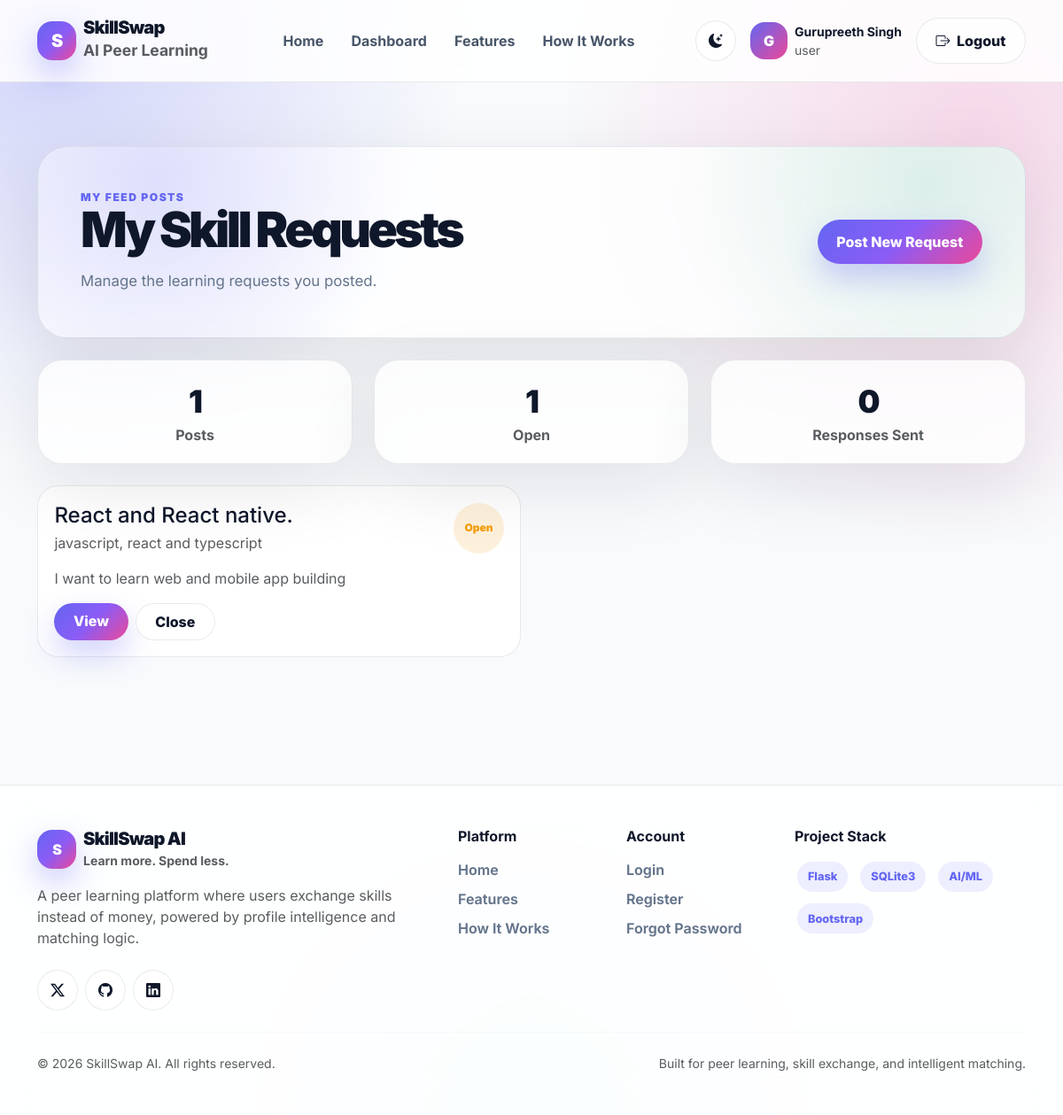
The page /my-skill-posts (signed in) on the database its author committed.
### app.py (models this page shows)
class User(db.Model):
    id = db.Column(db.Integer, primary_key=True)
    full_name = db.Column(db.String(120), nullable=False)
    email = db.Column(db.String(150), unique=True, nullable=False)
    password = db.Column(db.String(255), nullable=False)
    role = db.Column(db.String(50), default="user")
    skills_offered = db.Column(db.String(255), default="")
    skills_wanted = db.Column(db.String(255), default="")
    reset_token = db.Column(db.String(255), nullable=True)
    created_at = db.Column(db.DateTime, default=datetime.utcnow)

class SkillRequestPost(db.Model):
    id = db.Column(db.Integer, primary_key=True)
    user_id = db.Column(db.Integer, db.ForeignKey("user.id"), nullable=False)
    title = db.Column(db.String(180), nullable=False)
    skill_needed = db.Column(db.String(150), nullable=False)
    description = db.Column(db.Text, nullable=False)
    preferred_exchange_skill = db.Column(db.String(150), nullable=True)
    status = db.Column(db.String(50), default="open")
    created_at = db.Column(db.DateTime, default=datetime.utcnow)
    closed_at = db.Column(db.DateTime, nullable=True)
    user = db.relationship("User", backref="skill_request_posts")

### app.py (the view)
@app.route("/my-skill-posts")
def my_skill_posts():
    if not login_required():
        flash("Please login first.", "danger")
        return redirect(url_for("login"))
    user = get_logged_user()
    posts = SkillRequestPost.query.filter_by(
        user_id=user.id
    ).order_by(SkillRequestPost.created_at.desc()).all()
    feed_stats = get_skill_feed_stats_for_user(user.id)
    return render_template(
        "my_skill_posts.html",
        user=user,
        posts=posts,
        feed_stats=feed_stats
    )

### app.py (called while the page is built)
def login_required():
    return "user_id" in session

def get_logged_user():
    if "user_id" in session:
        return User.query.get(session["user_id"])
    return None

def get_skill_feed_stats_for_user(user_id):
    return {
        "posts": SkillRequestPost.query.filter_by(user_id=user_id).count(),
        "open_posts": SkillRequestPost.query.filter_by(user_id=user_id, status="open").count(),
        "responses": SkillRequestResponse.query.filter_by(responder_id=user_id).count(),
    }

### templates/my_skill_posts.html (shortened to what this page needs)
{% extends "base.html" %}
{% block content %}
<section class="easy-page-section">
  <div class="container">
    <div class="easy-hero-card mb-4">
      <div class="d-flex flex-column flex-lg-row justify-content-between align-items-lg-center gap-3">
        <div>
          <div class="section-eyebrow">My Feed Posts</div>
          <h1 class="easy-title">My Skill Requests</h1>
          <p class="section-subtitle mb-0">Manage the learning requests you posted.</p>
        </div>
        <a href="{{ url_for('add_skill_feed_post') }}" class="premium-btn premium-btn-primary">Post New Request</a>
      </div>
    </div>
    <div class="row g-4 mb-4">
      <div class="col-md-4"><div class="easy-stat-card"><div class="stat-number">{{ feed_stats.posts }}</div><div class="text-muted fw-bold">Posts</div></div></div>
      <div class="col-md-4"><div class="easy-stat-card"><div class="stat-number">{{ feed_stats.open_posts }}</div><div class="text-muted fw-bold">Open</div></div></div>
      <div class="col-md-4"><div class="easy-stat-card"><div class="stat-number">{{ feed_stats.responses }}</div><div class="text-muted fw-bold">Responses Sent</div></div></div>
    </div>
    {% if posts %}
      <div class="row g-4">
        {% for post in posts %}
          <div class="col-lg-6">
            <div class="easy-card h-100">
              <div class="d-flex justify-content-between gap-3 mb-3">
                <div>
                  <h4 class="fw-black mb-1">{{ post.title }}</h4>
                  <p class="text-muted mb-0">{{ post.skill_needed }}</p>
                </div>
                <span class="easy-status status-{{ post.status }}">{{ post.status }}</span>
              </div>
              <p class="text-muted">{{ post.description[:160] }}{% if post.description|length > 160 %}...{% endif %}</p>
              <div class="d-flex gap-2 flex-wrap">
                <a href="{{ url_for('skill_feed_detail', post_id=post.id) }}" class="premium-btn premium-btn-primary py-2">View</a>
                {% if post.status == "open" %}
                  <form method="POST" action="{{ url_for('close_skill_feed_post', post_id=post.id) }}">
                    <button class="premium-btn premium-btn-soft py-2" type="submit">Close</button>
                  </form>
                {% endif %}
              </div>
            </div>
          </div>
        {% endfor %}
      </div>
    {% else %}
      <div class="easy-empty-state">
        <i class="bi bi-rss"></i>
        <h5 class="fw-black mt-3">No posts yet</h5>
        <p class="text-muted mb-0">Create your first skill request post.</p>
      </div>
    {% endif %}
  </div>
</section>
{% endblock %}

### templates/base.html (shortened to what this page needs)
<!DOCTYPE html>
<html lang="en" data-theme="light">
<head>
  <link href="https://cdn.jsdelivr.net/npm/bootstrap@5.3.3/dist/css/bootstrap.min.css" rel="stylesheet">
  <link href="https://cdn.jsdelivr.net/npm/bootstrap-icons@1.11.3/font/bootstrap-icons.css" rel="stylesheet">
  <link rel="stylesheet" href="{{ url_for('static', filename='css/style.css') }}">
</head>
<body>
<div class="app-shell">
  <nav class="navbar navbar-expand-lg modern-navbar sticky-top py-3">
    <div class="container">
      <a href="{{ url_for('home') }}" class="navbar-brand d-flex align-items-center gap-2">
        <span class="brand-logo">S</span>
        <span>
          <span class="brand-title d-block lh-1">SkillSwap</span>
          <small class="text-muted fw-bold">AI Peer Learning</small>
        </span>
      </a>
      <div class="collapse navbar-collapse" id="mainNav">
        <ul class="navbar-nav mx-auto gap-lg-1">
          <li class="nav-item"><a class="nav-link" href="{{ url_for('home') }}">Home</a></li>
          {% if session.get("user_id") %}
            {% if session.get("role") == "superadmin" %}
              <li class="nav-item"><a class="nav-link" href="{{ url_for('superadmin_dashboard') }}">Superadmin</a></li>
            {% else %}
              <li class="nav-item"><a class="nav-link" href="{{ url_for('user_dashboard') }}">Dashboard</a></li>
            {% endif %}
          {% endif %}
          <li class="nav-item"><a class="nav-link" href="{{ url_for('home') }}#features">Features</a></li>
          <li class="nav-item"><a class="nav-link" href="{{ url_for('home') }}#how-it-works">How It Works</a></li>
        </ul>
        <div class="d-flex align-items-center gap-2 flex-wrap">
          <button class="theme-toggle" type="button" onclick="toggleSkillSwapTheme()" title="Toggle theme">
            <i data-theme-icon class="bi bi-moon-stars-fill"></i>
          </button>
          {% if session.get("user_id") %}
            <div class="d-none d-lg-flex align-items-center gap-2 px-2">
              <span class="avatar">{{ session.get("full_name", "U")[0] }}</span>
              <div>
                <div class="fw-bold small">{{ session.get("full_name", "User") }}</div>
                <div class="text-muted small">{{ session.get("role", "user") }}</div>
              </div>
            </div>
            <a href="{{ url_for('logout') }}" class="premium-btn premium-btn-soft">
              <i class="bi bi-box-arrow-right me-1"></i> Logout
            </a>
          {% else %}
            <a href="{{ url_for('login') }}" class="premium-btn premium-btn-soft">Login</a>
            <a href="{{ url_for('register') }}" class="premium-btn premium-btn-primary">Join Free</a>
          {% endif %}
        </div>
      </div>
    </div>
  </nav>
  <main class="main-content">
    {% block content %}{% endblock %}
  </main>
  <footer class="footer py-5">
    <div class="container">
      <div class="row g-4">
        <div class="col-lg-5">
          <div class="d-flex align-items-center gap-2 mb-3">
            <span class="brand-logo">S</span>
            <div>
              <h5 class="fw-black mb-0 brand-title">SkillSwap AI</h5>
              <small class="text-muted fw-bold">Learn more. Spend less.</small>
            </div>
          </div>
          <p class="text-muted mb-4" style="max-width: 430px;">
            A peer learning platform where users exchange skills instead of money, powered by profile intelligence and matching logic.
          </p>
          <div class="d-flex gap-2">
            <span class="theme-toggle"><i class="bi bi-twitter-x"></i></span>
            <span class="theme-toggle"><i class="bi bi-github"></i></span>
            <span class="theme-toggle"><i class="bi bi-linkedin"></i></span>
          </div>
        </div>
        <div class="col-6 col-lg-2">
          <h6 class="fw-bold mb-3">Platform</h6>
          <a class="footer-link" href="{{ url_for('home') }}">Home</a>
          <a class="footer-link" href="{{ url_for('home') }}#features">Features</a>
          <a class="footer-link" href="{{ url_for('home') }}#how-it-works">How It Works</a>
        </div>
        <div class="col-6 col-lg-2">
          <h6 class="fw-bold mb-3">Account</h6>
          <a class="footer-link" href="{{ url_for('login') }}">Login</a>
          <a class="footer-link" href="{{ url_for('register') }}">Register</a>
          <a class="footer-link" href="{{ url_for('forgot_password') }}">Forgot Password</a>
        </div>
        <div class="col-lg-3">
          <h6 class="fw-bold mb-3">Project Stack</h6>
          <div class="d-flex flex-wrap gap-2">
            <span class="skill-pill">Flask</span>
            <span class="skill-pill">SQLite3</span>
            <span class="skill-pill">AI/ML</span>
            <span class="skill-pill">Bootstrap</span>
          </div>
        </div>
      </div>
      <hr class="my-4" style="border-color: var(--border-soft);">
      <div class="d-flex flex-column flex-md-row justify-content-between gap-2 text-muted small">
        <span>© 2026 SkillSwap AI. All rights reserved.</span>
        <span>Built for peer learning, skill exchange, and intelligent matching.</span>
      </div>
    </div>
  </footer>
</div>
</body>
</html>

### rows shown on the page
User: get "Gurupreeth Singh", get "user"
SkillRequestPost: title "React and React native.", skill_needed "javascript, react and typescript", status "Open", description "I want to learn web and mobile app building"

### other values the page prints
{{ session.get("full_name", "U")[0] }} "G"
{{ feed_stats.posts }} "1"
{{ feed_stats.open_posts }} "1"
{{ feed_stats.responses }} "0"
